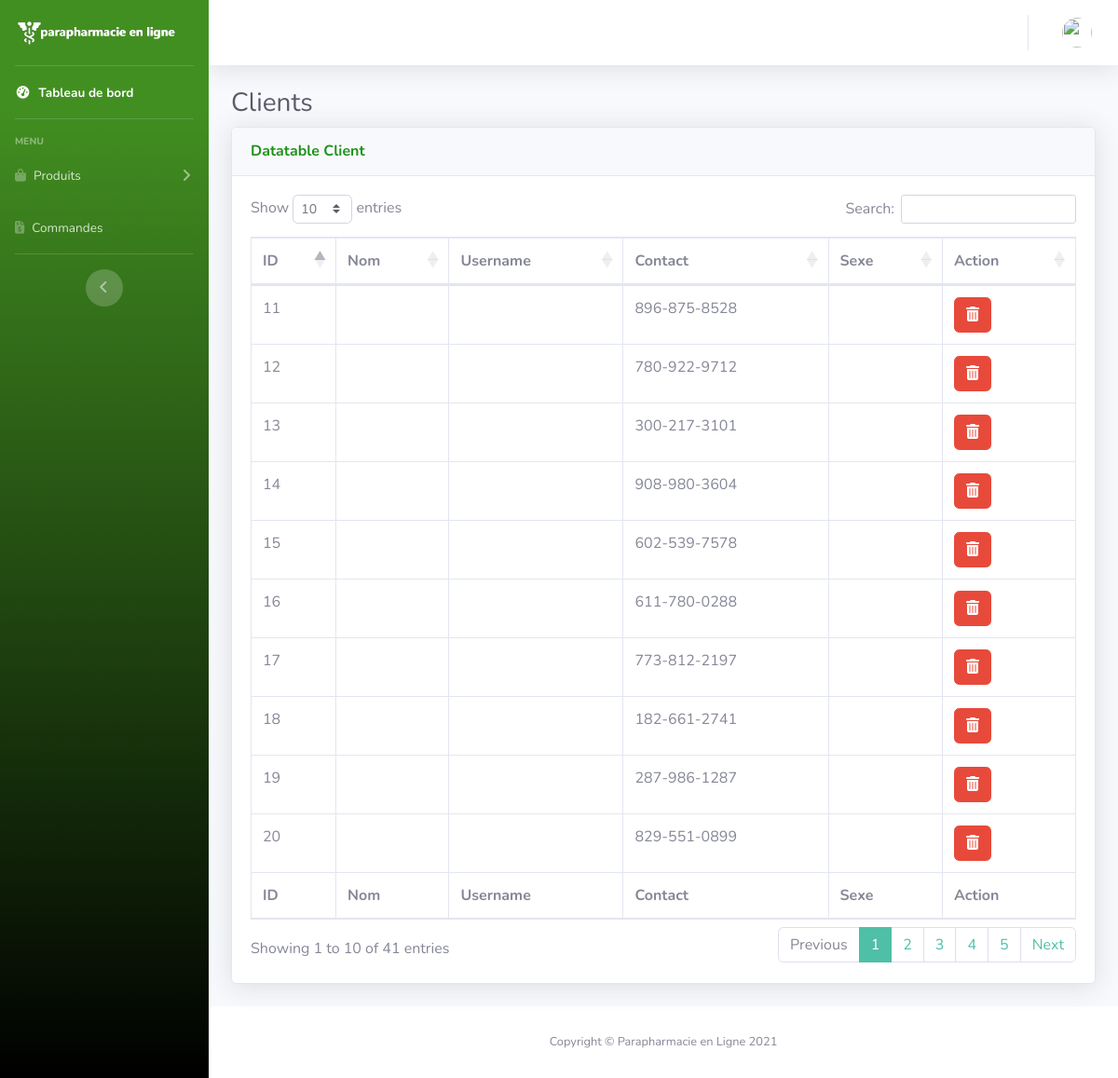
The page /parapharmAdmin/tables.php on the database its author committed.
### tables this page shows
CREATE TABLE `clients` (
  `id` int(11) NOT NULL,
  `Client_nom` varchar(50) DEFAULT NULL,
  `Client_prenom` varchar(50) DEFAULT NULL,
  `email` varchar(50) DEFAULT NULL,
  `mot_de_passe` varchar(50) DEFAULT NULL,
  `Client_civilite` varchar(50) DEFAULT NULL,
  `telephone` varchar(50) DEFAULT NULL
);

### parapharmAdmin/tables.php (the view, shortened to what this page needs)
<?php
             include('inc/header.php');
             include('inc/navbar.php');
?>
    <div id="content-wrapper" class="d-flex flex-column">
      <div id="content">
      <?php include('inc/topnavbar.php'); ?>
        <div class="container-fluid">
          <h1 class="h3 mb-2 text-gray-800">Clients</h1>
          <div class="card shadow mb-4">
            <div class="card-header py-3">
              <h6 class="m-0 font-weight-bold text-primary"> Datatable Client</h6>
            </div>
            <div class="card-body">
              <div class="table-responsive">
                <table class="table table-bordered" id="dataTable" width="100%" cellspacing="0">
                  <thead>
                    <tr>
                      <th>ID</th>
                      <th>Nom</th>
                      <th>Username</th>
                      <th>Contact</th>
                      <th>Sexe</th>
                      <th>
                          Action
                      </th>
                    </tr>
                  </thead>
                  <tfoot>
                    <tr>
                      <th>ID</th>
                      <th>Nom</th>
                      <th>Username</th>
                      <th>Contact</th>
                      <th>Sexe</th>
                      <th>
                          Action
                      </th>
                    </tr>
                  </tfoot>
                  <tbody>
<?php
                $query = "SELECT * from clients";
                $result = mysqli_query($conn,$query);
                while($row = mysqli_fetch_array($result)){
                    $id = $row['id'];
                    $name = $row['nom'];
                    $username = $row['nom_utilisateur'];
                    $gender = $row['civilite'];
                    $phone = $row['telephone'];
                    echo "<tr>";
                    echo "<td>".$id."</td>";
                    echo "<td>".$name."</td>";
                    echo "<td>".$username."</td>";
                    echo "<td>".$phone."</td>";
                    echo "<td>".$gender."</td class'd-flex justify-content-center'>";
                    echo "<td> <button data-id='".$id."' class='delete btn btn-danger'><i class='fas fa-trash-alt'></i></button>
                    </td>";
                    echo "</tr>";
                }
                ?>
                  </tbody>
                </table>
              </div>
            </div>
          </div>
        </div>
      </div>
      <?php include('inc/footer.php');?>

### parapharmAdmin/inc/header.php (shortened to what this page needs)
<!DOCTYPE html>
<html lang="en">
<head>
  <link rel="stylesheet" href="assets/bootstrap/css/bootstrap.min.css">
    <link rel="stylesheet" type="text/css" href="assets/datatables/datatables.min.css"/>
    <link rel="stylesheet"  type="text/css" href="assets/datatables/DataTables-1.10.18/css/dataTables.bootstrap4.min.css">
  <link href="vendor/fontawesome-free/css/all.min.css" rel="stylesheet" type="text/css">
   <link href="css/sb-admin-2.css" rel="stylesheet">
   <link href="vendor/datatables/dataTables.bootstrap4.min.css" rel="stylesheet">
</head>
<body id="page-top">
  <div id="wrapper">

### parapharmAdmin/inc/navbar.php (shortened to what this page needs)
  <ul class="navbar-nav bg-gradient-primary sidebar sidebar-dark accordion" id="accordionSidebar">
<a class="sidebar-brand d-flex align-items-center justify-content-center" style="text-transform: none;" href="index.php">
  <img id="logo" class="img-fluid" src="Logo41.png" alt="">
</a>
<hr class="sidebar-divider my-0">
<li class="nav-item active">
  <a class="nav-link" href="index.php">
    <i class="fas fa-fw fa-tachometer-alt"></i>
    <span>Tableau de bord</span></a>
</li>
<hr class="sidebar-divider">
<div class="sidebar-heading">
  Menu
</div>
<li class="nav-item">
  <a class="nav-link collapsed" href="#" data-toggle="collapse" data-target="#collapseUtilities" aria-expanded="true" aria-controls="collapseUtilities">
    <i class="fas fa-shopping-bag"></i>
    <span>Produits</span>
  </a>
</li>
<li class="nav-item">
  <a class="nav-link" href="commande.php">
  <i class="fas fa-file-invoice-dollar"></i>
      <span>Commandes</span></a>
</li>
<hr class="sidebar-divider d-none d-md-block">
<div class="text-center d-none d-md-inline">
  <button class="rounded-circle border-0" id="sidebarToggle"></button>
</div>
</ul>

### parapharmAdmin/inc/topnavbar.php (shortened to what this page needs)
<nav class="navbar navbar-expand navbar-light bg-white topbar mb-4 static-top shadow">
<ul class="navbar-nav ml-auto">
  <li class="nav-item dropdown no-arrow">
    <a class="nav-link dropdown-toggle" href="#" id="userDropdown" role="button" data-toggle="dropdown" aria-haspopup="true" aria-expanded="false">
      <img class="img-profile rounded-circle" id="img_admin" src="uploads/<?php echo $row_admin['picture'];?>">
    </a>
  </li>
</ul>
</nav>

### parapharmAdmin/inc/footer.php (shortened to what this page needs)
      <footer class="sticky-footer bg-white">
        <div class="container my-auto">
          <div class="copyright text-center my-auto">
            <span>Copyright &copy; Parapharmacie en Ligne 2021</span>
          </div>
        </div>
      </footer>
  </div>
</div>
</body>
</html>

### rows shown on the page
clients: id "11", telephone "896-875-8528"
clients: id "12", telephone "780-922-9712"
clients: id "13", telephone "300-217-3101"
clients: id "14", telephone "908-980-3604"
clients: id "15", telephone "602-539-7578"
clients: id "16", telephone "611-780-0288"
clients: id "17", telephone "773-812-2197"
clients: id "18", telephone "182-661-2741"
clients: id "19", telephone "287-986-1287"
clients: id "20", telephone "829-551-0899"
